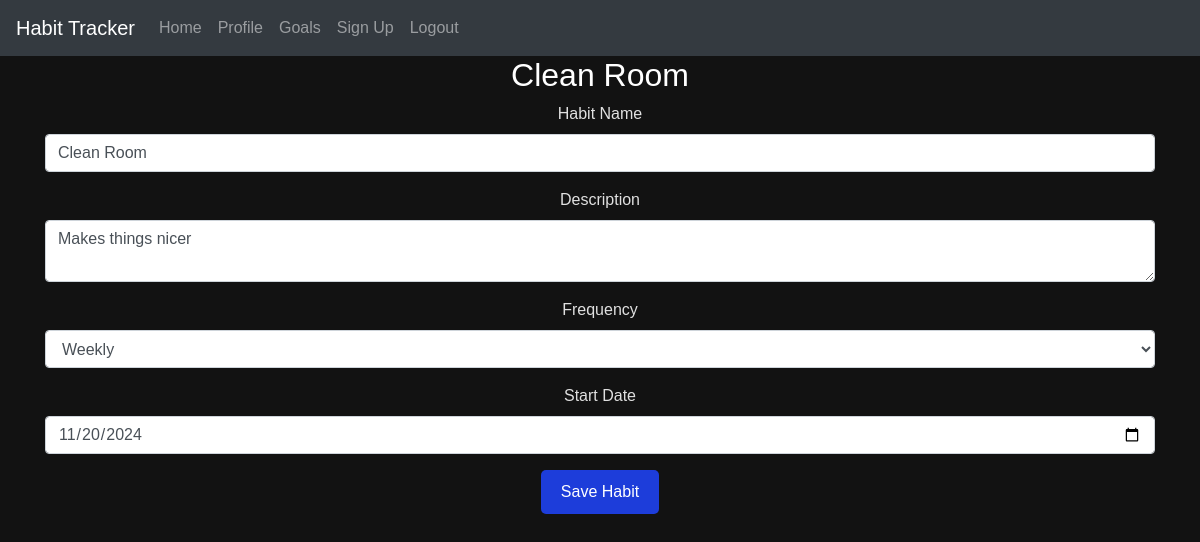
Page /edit-habit/3 (signed in) on the committed database.
### website/models.py (models this page shows)
class Habit(db.Model):
    __tablename__ = 'habits'  # define the table name
    id = db.Column(db.Integer, primary_key=True)
    name = db.Column(db.String(150), nullable=False)
    description = db.Column(db.Text, nullable=True)
    frequency = db.Column(db.String(50), nullable=False)  # e.g., Daily, Weekly, Monthly
    start_date = db.Column(db.DateTime(timezone=True), default=func.now())
    times_completed = db.Column(db.Integer, default=0)  # Total count of completions
    last_completed = db.Column(db.DateTime(timezone=True))  # Timestamp of the last completion
    habitlist = db.relationship('Habitlist', backref='habit', lazy=True)

### website/views.py (the view, shortened to what this page needs)
@views.route('/edit-habit/<int:habit_id>', methods=['GET', 'POST'])
@login_required
def edit_habit(habit_id):
    habit = Habit.query.get(habit_id)
    return render_template("edit_habit.html", user=current_user, habit=habit)

### website/__init__.py (called while the page is built)
def create_app():
    app = Flask(__name__)
    app.config['SECRET_KEY'] = 'hjshjhdjah kjshkjdhjs'
    app.config['SQLALCHEMY_DATABASE_URI'] = f'sqlite:///{DB_NAME}'
    app.config['SQLALCHEMY_TRACK_MODIFICATIONS'] = False  # Turn off modification tracking for performance
    db.init_app(app)
    migrate.init_app(app, db)  # Initialize Flask-Migrate with the app and db
    from .views import views
    from .auth import auth
    app.register_blueprint(views, url_prefix='/')
    app.register_blueprint(auth, url_prefix='/')
    from .models import User, Habit, Habitlist  # , Goal, Reminder
    with app.app_context():
        db.create_all()
    login_manager = LoginManager()
    login_manager.login_view = 'auth.login'
    login_manager.init_app(app)
    @login_manager.user_loader
    def load_user(id):
        return User.query.get(int(id))
    return app

### website/templates/edit_habit.html (shortened to what this page needs)
{% extends "base.html" %}
{% block content %}
<h2>{{ habit.name if habit else "New Habit" }}</h2>
<form method="POST">
    <div class="form-group">
        <label for="name">Habit Name</label>
        <input
            type="text"
            class="form-control"
            id="name"
            name="name"
            value="{{ habit.name if habit else '' }}"
            required
            title="Enter the name of the habit"
            placeholder="Enter habit name">
    </div>
    <div class="form-group">
        <label for="description">Description</label>
        <textarea
            class="form-control"
            id="description"
            name="description"
            title="Enter a brief description of the habit"
            placeholder="Enter description">{{ habit.description if habit else '' }}</textarea>
    </div>
    <div class="form-group">
        <label for="frequency">Frequency</label>
        <select
            id="frequency"
            name="frequency"
            class="form-control"
            title="Select how often the habit should be completed">
            <option value="Weekly" {% if habit and habit.frequency == 'Weekly' %}selected{% endif %}>Weekly</option>
        </select>
    </div>
    <div class="form-group">
        <label for="start_date">Start Date</label>
        <input
            type="date"
            class="form-control"
            id="start_date"
            name="start_date"
            value="{{ habit.start_date.strftime('%Y-%m-%d') if habit else '' }}"
            title="Select the start date for the habit">
    </div>
    <button type="submit" class="btn btn-primary">Save Habit</button>
</form>
{% endblock %}

### website/static/styles.css (style rules this page uses)
* { box-sizing: border-box; }
body { font-family: Arial, sans-serif; text-align: center; background-color: #121212; color: #e0e0e0; margin: 0; }
h2 { color: #ffffff; }
.btn-primary { background-color: #1d3dda; color: white; padding: 10px 20px; border: none; border-radius: 5px; cursor: pointer; }

### rows in the picture
Habit: name "Clean Room", description "Makes things nicer", frequency "Weekly", start_date "11/20/2024"
